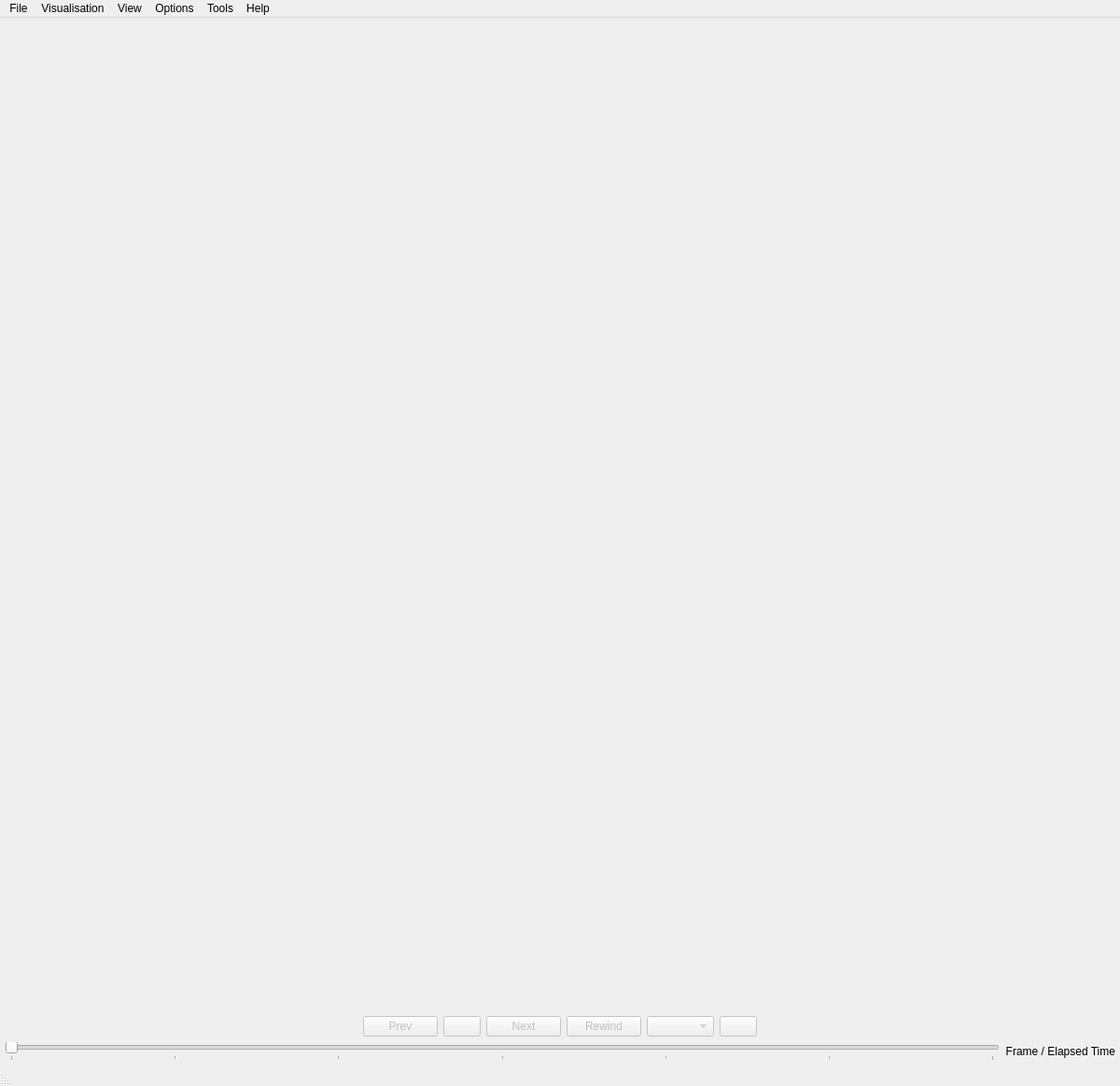
<?xml version="1.0" encoding="UTF-8"?>
<ui version="4.0">
 <class>mainwindow</class>
 <widget class="QMainWindow" name="mainwindow">
  <property name="geometry">
   <rect>
    <x>0</x>
    <y>0</y>
    <width>1200</width>
    <height>1164</height>
   </rect>
  </property>
  <property name="sizePolicy">
   <sizepolicy hsizetype="Maximum" vsizetype="Maximum">
    <horstretch>0</horstretch>
    <verstretch>0</verstretch>
   </sizepolicy>
  </property>
  <property name="acceptDrops">
   <bool>true</bool>
  </property>
  <property name="windowTitle">
   <string>JPSvis</string>
  </property>
  <property name="windowIcon">
   <iconset resource="icons.qrc">
    <normaloff>:/new/iconsS/icons/JPSvis.png</normaloff>:/new/iconsS/icons/JPSvis.png</iconset>
  </property>
  <property name="toolTip">
   <string>Visualise Pedestrian Motions</string>
  </property>
  <property name="whatsThis">
   <string>a Software....</string>
  </property>
  <widget class="QWidget" name="centralwidget">
   <property name="sizePolicy">
    <sizepolicy hsizetype="Maximum" vsizetype="Maximum">
     <horstretch>0</horstretch>
     <verstretch>0</verstretch>
    </sizepolicy>
   </property>
   <property name="minimumSize">
    <size>
     <width>1024</width>
     <height>768</height>
    </size>
   </property>
   <property name="sizeIncrement">
    <size>
     <width>3</width>
     <height>3</height>
    </size>
   </property>
   <layout class="QVBoxLayout" name="verticalLayout_2">
    <property name="leftMargin">
     <number>0</number>
    </property>
    <property name="topMargin">
     <number>0</number>
    </property>
    <property name="rightMargin">
     <number>0</number>
    </property>
    <property name="bottomMargin">
     <number>0</number>
    </property>
    <item>
     <widget class="QVTKOpenGLNativeWidget" name="render_widget" native="true">
      <property name="sizePolicy">
       <sizepolicy hsizetype="Preferred" vsizetype="Preferred">
        <horstretch>10</horstretch>
        <verstretch>10</verstretch>
       </sizepolicy>
      </property>
      <property name="minimumSize">
       <size>
        <width>1024</width>
        <height>768</height>
       </size>
      </property>
     </widget>
    </item>
    <item>
     <layout class="QVBoxLayout" name="verticalLayout">
      <property name="leftMargin">
       <number>5</number>
      </property>
      <property name="topMargin">
       <number>5</number>
      </property>
      <property name="rightMargin">
       <number>5</number>
      </property>
      <property name="bottomMargin">
       <number>5</number>
      </property>
      <item>
       <layout class="QHBoxLayout" name="horizontalLayout_2">
        <item>
         <spacer name="horizontalSpacer_2">
          <property name="orientation">
           <enum>Qt::Horizontal</enum>
          </property>
          <property name="sizeHint" stdset="0">
           <size>
            <width>40</width>
            <height>20</height>
           </size>
          </property>
         </spacer>
        </item>
        <item>
         <widget class="QPushButton" name="BtPreviousFrame">
          <property name="enabled">
           <bool>false</bool>
          </property>
          <property name="text">
           <string>Prev</string>
          </property>
         </widget>
        </item>
        <item>
         <widget class="QPushButton" name="BtStart">
          <property name="enabled">
           <bool>false</bool>
          </property>
          <property name="toolTip">
           <string>Start Visualisation</string>
          </property>
          <property name="icon">
           <iconset resource="icons.qrc">
            <normaloff>:/new/iconsS/icons/Play1Hot.png</normaloff>
            <normalon>:/new/iconsS/icons/PauseHot.png</normalon>:/new/iconsS/icons/Play1Hot.png</iconset>
          </property>
          <property name="iconSize">
           <size>
            <width>20</width>
            <height>20</height>
           </size>
          </property>
          <property name="checkable">
           <bool>true</bool>
          </property>
          <property name="flat">
           <bool>false</bool>
          </property>
         </widget>
        </item>
        <item>
         <widget class="QPushButton" name="BtNextFrame">
          <property name="enabled">
           <bool>false</bool>
          </property>
          <property name="text">
           <string>Next</string>
          </property>
         </widget>
        </item>
        <item>
         <widget class="QPushButton" name="rewind">
          <property name="enabled">
           <bool>false</bool>
          </property>
          <property name="text">
           <string>Rewind</string>
          </property>
         </widget>
        </item>
        <item>
         <widget class="QComboBox" name="replaySpeed">
          <property name="enabled">
           <bool>false</bool>
          </property>
          <property name="currentText">
           <string/>
          </property>
         </widget>
        </item>
        <item>
         <widget class="QPushButton" name="BtRecord">
          <property name="enabled">
           <bool>false</bool>
          </property>
          <property name="toolTip">
           <string>Start Recording</string>
          </property>
          <property name="text">
           <string/>
          </property>
          <property name="icon">
           <iconset resource="icons.qrc">
            <normaloff>:/new/iconsS/icons/RecordPressed.png</normaloff>:/new/iconsS/icons/RecordPressed.png</iconset>
          </property>
          <property name="iconSize">
           <size>
            <width>20</width>
            <height>20</height>
           </size>
          </property>
         </widget>
        </item>
        <item>
         <spacer name="horizontalSpacer">
          <property name="orientation">
           <enum>Qt::Horizontal</enum>
          </property>
          <property name="sizeHint" stdset="0">
           <size>
            <width>40</width>
            <height>20</height>
           </size>
          </property>
         </spacer>
        </item>
       </layout>
      </item>
      <item>
       <layout class="QHBoxLayout" name="horizontalLayout">
        <item>
         <widget class="QSlider" name="framesIndicatorSlider">
          <property name="enabled">
           <bool>true</bool>
          </property>
          <property name="mouseTracking">
           <bool>true</bool>
          </property>
          <property name="maximum">
           <number>60</number>
          </property>
          <property name="pageStep">
           <number>1</number>
          </property>
          <property name="tracking">
           <bool>true</bool>
          </property>
          <property name="orientation">
           <enum>Qt::Horizontal</enum>
          </property>
          <property name="tickPosition">
           <enum>QSlider::TicksBelow</enum>
          </property>
          <property name="tickInterval">
           <number>10</number>
          </property>
         </widget>
        </item>
        <item>
         <widget class="QLabel" name="time">
          <property name="sizePolicy">
           <sizepolicy hsizetype="Fixed" vsizetype="Preferred">
            <horstretch>0</horstretch>
            <verstretch>0</verstretch>
           </sizepolicy>
          </property>
          <property name="text">
           <string>Frame / Elapsed Time</string>
          </property>
          <property name="alignment">
           <set>Qt::AlignRight|Qt::AlignTrailing|Qt::AlignVCenter</set>
          </property>
         </widget>
        </item>
       </layout>
      </item>
     </layout>
    </item>
   </layout>
  </widget>
  <widget class="QMenuBar" name="menubar">
   <property name="geometry">
    <rect>
     <x>0</x>
     <y>0</y>
     <width>1200</width>
     <height>22</height>
    </rect>
   </property>
   <widget class="QMenu" name="menuFile">
    <property name="title">
     <string>File</string>
    </property>
    <addaction name="actionOpenFile"/>
    <addaction name="separator"/>
    <addaction name="actionLoad_Geometry"/>
    <addaction name="actionClear_Geometry"/>
    <addaction name="actionClear_Trajectories_Files"/>
    <addaction name="separator"/>
    <addaction name="actionOpen"/>
    <addaction name="separator"/>
    <addaction name="actionExit"/>
   </widget>
   <widget class="QMenu" name="menuApplication">
    <property name="title">
     <string>Visualisation</string>
    </property>
    <addaction name="separator"/>
    <addaction name="actionReset"/>
    <addaction name="actionStart"/>
    <addaction name="actionRecord"/>
    <addaction name="actionStop"/>
    <addaction name="actionPause_Resume"/>
    <addaction name="actionFullscreen"/>
    <addaction name="separator"/>
    <addaction name="actionFrames_Navigation"/>
   </widget>
   <widget class="QMenu" name="menuHelp">
    <property name="title">
     <string>Help</string>
    </property>
    <addaction name="actionTutorial"/>
    <addaction name="separator"/>
    <addaction name="actionAbout"/>
    <addaction name="separator"/>
   </widget>
   <widget class="QMenu" name="menuOptions">
    <property name="title">
     <string>Options</string>
    </property>
    <addaction name="actionBackground_Color"/>
    <addaction name="actionFloor_Color"/>
    <addaction name="actionWalls_Color"/>
    <addaction name="actionObstacles_Color"/>
    <addaction name="actionNavigation_Lines_Color"/>
    <addaction name="separator"/>
    <addaction name="actionPedestrian_Shape"/>
    <addaction name="actionRemember_Settings"/>
   </widget>
   <widget class="QMenu" name="menuView">
    <property name="title">
     <string>View</string>
    </property>
    <widget class="QMenu" name="menuCamera_View">
     <property name="title">
      <string>Camera View</string>
     </property>
     <addaction name="actionCameraViewTop"/>
     <addaction name="separator"/>
     <addaction name="actionTop_Rotate"/>
     <addaction name="actionSide_Rotate"/>
     <addaction name="separator"/>
     <addaction name="actionCameraViewAgent"/>
    </widget>
    <addaction name="action2_D"/>
    <addaction name="action3_D"/>
    <addaction name="menuCamera_View"/>
    <addaction name="separator"/>
    <addaction name="actionShow_Agents"/>
    <addaction name="actionShow_Captions"/>
    <addaction name="actionShow_Trajectories"/>
    <addaction name="actionShow_Directions"/>
    <addaction name="separator"/>
    <addaction name="actionShow_Geometry"/>
    <addaction name="actionShow_Floor"/>
    <addaction name="actionShow_Exits"/>
    <addaction name="actionShow_Walls"/>
    <addaction name="actionShow_Legend"/>
    <addaction name="actionShow_Axis"/>
    <addaction name="actionShow_Wall_Caption"/>
    <addaction name="actionShow_Room_Caption"/>
    <addaction name="actionShow_Door_Caption"/>
    <addaction name="actionShow_Obstacles"/>
    <addaction name="actionShow_Navigation_Lines"/>
    <addaction name="actionShow_Gradient_Field"/>
    <addaction name="actionShow_Geometry_Captions"/>
    <addaction name="actionFirst_Group"/>
    <addaction name="separator"/>
    <addaction name="actionShow_Onscreen_Infos"/>
    <addaction name="separator"/>
    <addaction name="actionShowGeometry_Structure"/>
   </widget>
   <widget class="QMenu" name="menuTools">
    <property name="title">
     <string>Tools</string>
    </property>
    <addaction name="actionSnapshot"/>
    <addaction name="separator"/>
    <addaction name="actionRecord_PNG_sequences"/>
    <addaction name="actionRender_PNG_to_AVI"/>
   </widget>
   <addaction name="menuFile"/>
   <addaction name="menuApplication"/>
   <addaction name="menuView"/>
   <addaction name="menuOptions"/>
   <addaction name="menuTools"/>
   <addaction name="menuHelp"/>
  </widget>
  <widget class="QStatusBar" name="statusbar">
   <property name="mouseTracking">
    <bool>true</bool>
   </property>
   <property name="layoutDirection">
    <enum>Qt::RightToLeft</enum>
   </property>
  </widget>
  <action name="actionExit">
   <property name="text">
    <string>Exit</string>
   </property>
   <property name="toolTip">
    <string>Quit the application</string>
   </property>
   <property name="shortcut">
    <string>Ctrl+Q</string>
   </property>
  </action>
  <action name="actionReset">
   <property name="enabled">
    <bool>false</bool>
   </property>
   <property name="text">
    <string>Reset</string>
   </property>
   <property name="shortcut">
    <string>Ctrl+R</string>
   </property>
  </action>
  <action name="actionStart">
   <property name="enabled">
    <bool>false</bool>
   </property>
   <property name="text">
    <string>Start</string>
   </property>
   <property name="shortcut">
    <string>Ctrl+P</string>
   </property>
  </action>
  <action name="actionStop">
   <property name="enabled">
    <bool>false</bool>
   </property>
   <property name="text">
    <string>Stop</string>
   </property>
  </action>
  <action name="actionPause_Resume">
   <property name="enabled">
    <bool>false</bool>
   </property>
   <property name="text">
    <string>Pause/Resume</string>
   </property>
   <property name="shortcut">
    <string>Space</string>
   </property>
  </action>
  <action name="actionAbout">
   <property name="text">
    <string>About JPSvis</string>
   </property>
   <property name="shortcut">
    <string>F1</string>
   </property>
  </action>
  <action name="actionTutorial">
   <property name="enabled">
    <bool>false</bool>
   </property>
   <property name="text">
    <string>Tutorial</string>
   </property>
   <property name="visible">
    <bool>false</bool>
   </property>
  </action>
  <action name="actionFullscreen">
   <property name="enabled">
    <bool>false</bool>
   </property>
   <property name="text">
    <string>Fullscreen</string>
   </property>
   <property name="shortcut">
    <string>F</string>
   </property>
   <property name="visible">
    <bool>false</bool>
   </property>
  </action>
  <action name="actionRecord">
   <property name="enabled">
    <bool>false</bool>
   </property>
   <property name="text">
    <string>Record</string>
   </property>
   <property name="shortcut">
    <string>Ctrl+L</string>
   </property>
  </action>
  <action name="actionOpen">
   <property name="enabled">
    <bool>false</bool>
   </property>
   <property name="text">
    <string>Load Project</string>
   </property>
   <property name="visible">
    <bool>false</bool>
   </property>
  </action>
  <action name="action2_D">
   <property name="checkable">
    <bool>true</bool>
   </property>
   <property name="enabled">
    <bool>true</bool>
   </property>
   <property name="text">
    <string>2-D</string>
   </property>
   <property name="shortcut">
    <string>Ctrl+2</string>
   </property>
  </action>
  <action name="actionReset_All">
   <property name="enabled">
    <bool>false</bool>
   </property>
   <property name="text">
    <string>Reset All</string>
   </property>
   <property name="shortcut">
    <string>Alt+A</string>
   </property>
  </action>
  <action name="actionClear_Trajectories_Files">
   <property name="enabled">
    <bool>false</bool>
   </property>
   <property name="text">
    <string>Clear Trajectories Files</string>
   </property>
   <property name="shortcut">
    <string>Ctrl+C</string>
   </property>
   <property name="visible">
    <bool>false</bool>
   </property>
  </action>
  <action name="actionLoad_Geometry">
   <property name="text">
    <string>Load Geometry</string>
   </property>
   <property name="visible">
    <bool>false</bool>
   </property>
  </action>
  <action name="actionOpenFile">
   <property name="enabled">
    <bool>true</bool>
   </property>
   <property name="text">
    <string>Open File</string>
   </property>
   <property name="shortcut">
    <string>Ctrl+O</string>
   </property>
  </action>
  <action name="actionClear_Geometry">
   <property name="enabled">
    <bool>false</bool>
   </property>
   <property name="text">
    <string>Clear Geometry</string>
   </property>
   <property name="visible">
    <bool>false</bool>
   </property>
  </action>
  <action name="actionFirst_Group">
   <property name="checkable">
    <bool>true</bool>
   </property>
   <property name="checked">
    <bool>true</bool>
   </property>
   <property name="enabled">
    <bool>false</bool>
   </property>
   <property name="text">
    <string>First Group</string>
   </property>
   <property name="visible">
    <bool>false</bool>
   </property>
  </action>
  <action name="actionSecond_Group">
   <property name="checkable">
    <bool>true</bool>
   </property>
   <property name="enabled">
    <bool>false</bool>
   </property>
   <property name="text">
    <string>Second Group</string>
   </property>
   <property name="visible">
    <bool>true</bool>
   </property>
  </action>
  <action name="actionThird_Group">
   <property name="checkable">
    <bool>true</bool>
   </property>
   <property name="enabled">
    <bool>false</bool>
   </property>
   <property name="text">
    <string>Third Group</string>
   </property>
   <property name="visible">
    <bool>true</bool>
   </property>
  </action>
  <action name="actionShow_Legend">
   <property name="checkable">
    <bool>true</bool>
   </property>
   <property name="enabled">
    <bool>false</bool>
   </property>
   <property name="text">
    <string>Show Legend</string>
   </property>
   <property name="statusTip">
    <string>Add a legend to the plot</string>
   </property>
   <property name="shortcut">
    <string>S, L</string>
   </property>
   <property name="visible">
    <bool>false</bool>
   </property>
  </action>
  <action name="action3_D">
   <property name="checkable">
    <bool>true</bool>
   </property>
   <property name="checked">
    <bool>true</bool>
   </property>
   <property name="enabled">
    <bool>true</bool>
   </property>
   <property name="text">
    <string>3-D</string>
   </property>
   <property name="shortcut">
    <string>Ctrl+3</string>
   </property>
  </action>
  <action name="actionShow_Agents">
   <property name="checkable">
    <bool>true</bool>
   </property>
   <property name="checked">
    <bool>true</bool>
   </property>
   <property name="enabled">
    <bool>true</bool>
   </property>
   <property name="text">
    <string>Show Agents</string>
   </property>
  </action>
  <action name="actionShow_Trajectories">
   <property name="checkable">
    <bool>true</bool>
   </property>
   <property name="enabled">
    <bool>true</bool>
   </property>
   <property name="text">
    <string>Show Trajectories</string>
   </property>
   <property name="shortcut">
    <string>S, T</string>
   </property>
  </action>
  <action name="actionShow_Geometry">
   <property name="checkable">
    <bool>true</bool>
   </property>
   <property name="checked">
    <bool>true</bool>
   </property>
   <property name="enabled">
    <bool>true</bool>
   </property>
   <property name="text">
    <string>Show Geometry</string>
   </property>
   <property name="shortcut">
    <string>S, G</string>
   </property>
  </action>
  <action name="actionDEBUG_MODE">
   <property name="enabled">
    <bool>false</bool>
   </property>
   <property name="text">
    <string>DEBUG MODE</string>
   </property>
  </action>
  <action name="actionShow_Captions">
   <property name="checkable">
    <bool>true</bool>
   </property>
   <property name="checked">
    <bool>false</bool>
   </property>
   <property name="text">
    <string>Show Agents Captions</string>
   </property>
   <property name="shortcut">
    <string>S, C</string>
   </property>
  </action>
  <action name="actionBackground_Color">
   <property name="text">
    <string>Background Color</string>
   </property>
   <property name="shortcut">
    <string>Ctrl+K</string>
   </property>
  </action>
  <action name="actionFrames_Navigation">
   <property name="checkable">
    <bool>true</bool>
   </property>
   <property name="text">
    <string>Frames Navigation</string>
   </property>
   <property name="shortcut">
    <string>Ctrl+U</string>
   </property>
  </action>
  <action name="actionShow_Axis">
   <property name="checkable">
    <bool>true</bool>
   </property>
   <property name="enabled">
    <bool>false</bool>
   </property>
   <property name="text">
    <string>Show Axis</string>
   </property>
   <property name="shortcut">
    <string>S, A</string>
   </property>
   <property name="visible">
    <bool>false</bool>
   </property>
  </action>
  <action name="actionCameraViewTop">
   <property name="checkable">
    <bool>false</bool>
   </property>
   <property name="checked">
    <bool>false</bool>
   </property>
   <property name="text">
    <string>Top Reset</string>
   </property>
  </action>
  <action name="actionPedestrian_Shape">
   <property name="text">
    <string>Settings</string>
   </property>
   <property name="shortcut">
    <string>Ctrl+,</string>
   </property>
   <property name="visible">
    <bool>false</bool>
   </property>
  </action>
  <action name="actionSnapshot">
   <property name="text">
    <string>Snapshot</string>
   </property>
   <property name="shortcut">
    <string>F5</string>
   </property>
  </action>
  <action name="actionRecord_PNG_sequences">
   <property name="enabled">
    <bool>true</bool>
   </property>
   <property name="text">
    <string>Record PNG sequences</string>
   </property>
   <property name="shortcut">
    <string>F6</string>
   </property>
  </action>
  <action name="actionRender_PNG_to_AVI">
   <property name="enabled">
    <bool>false</bool>
   </property>
   <property name="text">
    <string>Render PNG to AVI</string>
   </property>
   <property name="visible">
    <bool>false</bool>
   </property>
  </action>
  <action name="actionCameraViewAgent">
   <property name="enabled">
    <bool>false</bool>
   </property>
   <property name="text">
    <string>Agent View</string>
   </property>
   <property name="toolTip">
    <string>to see the scene through the eyes of an agent. You will hve to select the ID of the agent next.</string>
   </property>
  </action>
  <action name="actionCaptionAuto">
   <property name="checkable">
    <bool>false</bool>
   </property>
   <property name="checked">
    <bool>false</bool>
   </property>
   <property name="text">
    <string>Auto</string>
   </property>
   <property name="visible">
    <bool>false</bool>
   </property>
  </action>
  <action name="actionCaptionCustom">
   <property name="text">
    <string>Choose...</string>
   </property>
   <property name="visible">
    <bool>false</bool>
   </property>
  </action>
  <action name="actionWalls_Color">
   <property name="text">
    <string>Walls Color</string>
   </property>
   <property name="shortcut">
    <string>Ctrl+W</string>
   </property>
  </action>
  <action name="actionExtColor">
   <property name="text">
    <string>Exits Color</string>
   </property>
   <property name="shortcut">
    <string>Ctrl+E</string>
   </property>
  </action>
  <action name="actionShow_Onscreen_Infos">
   <property name="checkable">
    <bool>true</bool>
   </property>
   <property name="checked">
    <bool>true</bool>
   </property>
   <property name="text">
    <string>Show Onscreen Infos</string>
   </property>
  </action>
  <action name="actionShow_Exits">
   <property name="checkable">
    <bool>true</bool>
   </property>
   <property name="checked">
    <bool>true</bool>
   </property>
   <property name="text">
    <string>Show Exits</string>
   </property>
  </action>
  <action name="actionShow_Walls">
   <property name="checkable">
    <bool>true</bool>
   </property>
   <property name="checked">
    <bool>true</bool>
   </property>
   <property name="text">
    <string>Show Walls</string>
   </property>
  </action>
  <action name="actionShow_Wall_Caption">
   <property name="enabled">
    <bool>false</bool>
   </property>
   <property name="text">
    <string>Show Wall Caption</string>
   </property>
   <property name="visible">
    <bool>false</bool>
   </property>
  </action>
  <action name="actionShow_Room_Caption">
   <property name="text">
    <string>Show Room Caption</string>
   </property>
   <property name="visible">
    <bool>false</bool>
   </property>
  </action>
  <action name="actionShow_Door_Caption">
   <property name="text">
    <string>Show Door Caption</string>
   </property>
   <property name="visible">
    <bool>false</bool>
   </property>
  </action>
  <action name="actionShow_Geometry_Captions">
   <property name="checkable">
    <bool>true</bool>
   </property>
   <property name="checked">
    <bool>true</bool>
   </property>
   <property name="text">
    <string>Show Geometry Captions</string>
   </property>
  </action>
  <action name="actionShow_Navigation_Lines">
   <property name="checkable">
    <bool>true</bool>
   </property>
   <property name="checked">
    <bool>true</bool>
   </property>
   <property name="text">
    <string>Show Navigation Lines</string>
   </property>
  </action>
  <action name="actionNavigation_Lines_Color">
   <property name="text">
    <string>Navigation Lines Color</string>
   </property>
  </action>
  <action name="actionFloor_Color">
   <property name="text">
    <string>Floor Color</string>
   </property>
  </action>
  <action name="actionShow_Floor">
   <property name="checkable">
    <bool>true</bool>
   </property>
   <property name="checked">
    <bool>true</bool>
   </property>
   <property name="text">
    <string>Show Floor</string>
   </property>
  </action>
  <action name="actionRemember_Settings">
   <property name="checkable">
    <bool>true</bool>
   </property>
   <property name="checked">
    <bool>true</bool>
   </property>
   <property name="text">
    <string>Remember Settings</string>
   </property>
  </action>
  <action name="actionShowGeometry_Structure">
   <property name="checkable">
    <bool>true</bool>
   </property>
   <property name="text">
    <string>Show Geometry Structure</string>
   </property>
   <property name="toolTip">
    <string>Display the structure of the geometry </string>
   </property>
   <property name="shortcut">
    <string>Ctrl+G</string>
   </property>
  </action>
  <action name="actionShow_Obstacles">
   <property name="checkable">
    <bool>true</bool>
   </property>
   <property name="checked">
    <bool>true</bool>
   </property>
   <property name="text">
    <string>Show Obstacles</string>
   </property>
  </action>
  <action name="actionObstacles_Color">
   <property name="text">
    <string>Obstacles Color</string>
   </property>
  </action>
  <action name="actionShow_Gradient_Field">
   <property name="checkable">
    <bool>true</bool>
   </property>
   <property name="checked">
    <bool>true</bool>
   </property>
   <property name="text">
    <string>Show Gradient Field</string>
   </property>
  </action>
  <action name="actionShow_Directions">
   <property name="checkable">
    <bool>true</bool>
   </property>
   <property name="text">
    <string>Show Directions</string>
   </property>
  </action>
  <action name="actionTop_Rotate">
   <property name="text">
    <string>Top Rotate</string>
   </property>
  </action>
  <action name="actionSide_Rotate">
   <property name="text">
    <string>Side Rotate</string>
   </property>
  </action>
 </widget>
 <customwidgets>
  <customwidget>
   <class>QVTKOpenGLNativeWidget</class>
   <extends>QWidget</extends>
   <header>QVTKOpenGLNativeWidget.h</header>
   <container>1</container>
  </customwidget>
 </customwidgets>
 <resources>
  <include location="icons.qrc"/>
 </resources>
 <connections>
  <connection>
   <sender>actionAbout</sender>
   <signal>triggered()</signal>
   <receiver>mainwindow</receiver>
   <slot>slotHelpAbout()</slot>
   <hints>
    <hint type="sourcelabel">
     <x>-1</x>
     <y>-1</y>
    </hint>
    <hint type="destinationlabel">
     <x>246</x>
     <y>189</y>
    </hint>
   </hints>
  </connection>
  <connection>
   <sender>actionExit</sender>
   <signal>triggered()</signal>
   <receiver>mainwindow</receiver>
   <slot>slotExit()</slot>
   <hints>
    <hint type="sourcelabel">
     <x>-1</x>
     <y>-1</y>
    </hint>
    <hint type="destinationlabel">
     <x>246</x>
     <y>189</y>
    </hint>
   </hints>
  </connection>
  <connection>
   <sender>actionOpenFile</sender>
   <signal>triggered()</signal>
   <receiver>mainwindow</receiver>
   <slot>slotOpenFile()</slot>
   <hints>
    <hint type="sourcelabel">
     <x>-1</x>
     <y>-1</y>
    </hint>
    <hint type="destinationlabel">
     <x>318</x>
     <y>264</y>
    </hint>
   </hints>
  </connection>
  <connection>
   <sender>actionFirst_Group</sender>
   <signal>toggled(bool)</signal>
   <receiver>mainwindow</receiver>
   <slot>slotToggleFirstPedestrianGroup()</slot>
   <hints>
    <hint type="sourcelabel">
     <x>-1</x>
     <y>-1</y>
    </hint>
    <hint type="destinationlabel">
     <x>318</x>
     <y>264</y>
    </hint>
   </hints>
  </connection>
  <connection>
   <sender>actionClear_Trajectories_Files</sender>
   <signal>triggered()</signal>
   <receiver>mainwindow</receiver>
   <slot>slotClearAllDataset()</slot>
   <hints>
    <hint type="sourcelabel">
     <x>-1</x>
     <y>-1</y>
    </hint>
    <hint type="destinationlabel">
     <x>318</x>
     <y>264</y>
    </hint>
   </hints>
  </connection>
  <connection>
   <sender>actionShow_Trajectories</sender>
   <signal>triggered()</signal>
   <receiver>mainwindow</receiver>
   <slot>slotShowTrajectoryOnly()</slot>
   <hints>
    <hint type="sourcelabel">
     <x>-1</x>
     <y>-1</y>
    </hint>
    <hint type="destinationlabel">
     <x>318</x>
     <y>264</y>
    </hint>
   </hints>
  </connection>
  <connection>
   <sender>actionShow_Agents</sender>
   <signal>triggered()</signal>
   <receiver>mainwindow</receiver>
   <slot>slotShowPedestrianOnly()</slot>
   <hints>
    <hint type="sourcelabel">
     <x>-1</x>
     <y>-1</y>
    </hint>
    <hint type="destinationlabel">
     <x>318</x>
     <y>264</y>
    </hint>
   </hints>
  </connection>
  <connection>
   <sender>actionShow_Geometry</sender>
   <signal>changed()</signal>
   <receiver>mainwindow</receiver>
   <slot>slotShowGeometry()</slot>
   <hints>
    <hint type="sourcelabel">
     <x>-1</x>
     <y>-1</y>
    </hint>
    <hint type="destinationlabel">
     <x>318</x>
     <y>264</y>
    </hint>
   </hints>
  </connection>
  <connection>
   <sender>action2_D</sender>
   <signal>changed()</signal>
   <receiver>mainwindow</receiver>
   <slot>slotToogle2D()</slot>
   <hints>
    <hint type="sourcelabel">
     <x>-1</x>
     <y>-1</y>
    </hint>
    <hint type="destinationlabel">
     <x>318</x>
     <y>264</y>
    </hint>
   </hints>
  </connection>
  <connection>
   <sender>action3_D</sender>
   <signal>changed()</signal>
   <receiver>mainwindow</receiver>
   <slot>slotToogle3D()</slot>
   <hints>
    <hint type="sourcelabel">
     <x>-1</x>
     <y>-1</y>
    </hint>
    <hint type="destinationlabel">
     <x>318</x>
     <y>264</y>
    </hint>
   </hints>
  </connection>
  <connection>
   <sender>actionShow_Legend</sender>
   <signal>changed()</signal>
   <receiver>mainwindow</receiver>
   <slot>slotToogleShowLegend()</slot>
   <hints>
    <hint type="sourcelabel">
     <x>-1</x>
     <y>-1</y>
    </hint>
    <hint type="destinationlabel">
     <x>318</x>
     <y>264</y>
    </hint>
   </hints>
  </connection>
  <connection>
   <sender>actionFrames_Navigation</sender>
   <signal>changed()</signal>
   <receiver>mainwindow</receiver>
   <slot>slotFramesByFramesNavigation()</slot>
   <hints>
    <hint type="sourcelabel">
     <x>-1</x>
     <y>-1</y>
    </hint>
    <hint type="destinationlabel">
     <x>224</x>
     <y>199</y>
    </hint>
   </hints>
  </connection>
  <connection>
   <sender>actionShow_Captions</sender>
   <signal>changed()</signal>
   <receiver>mainwindow</receiver>
   <slot>slotShowPedestrianCaption()</slot>
   <hints>
    <hint type="sourcelabel">
     <x>-1</x>
     <y>-1</y>
    </hint>
    <hint type="destinationlabel">
     <x>224</x>
     <y>199</y>
    </hint>
   </hints>
  </connection>
  <connection>
   <sender>actionShow_Axis</sender>
   <signal>changed()</signal>
   <receiver>mainwindow</receiver>
   <slot>slotToogleShowAxis()</slot>
   <hints>
    <hint type="sourcelabel">
     <x>-1</x>
     <y>-1</y>
    </hint>
    <hint type="destinationlabel">
     <x>224</x>
     <y>199</y>
    </hint>
   </hints>
  </connection>
  <connection>
   <sender>actionCameraViewTop</sender>
   <signal>triggered(bool)</signal>
   <receiver>mainwindow</receiver>
   <slot>slotSetCameraPerspectiveToTop()</slot>
   <hints>
    <hint type="sourcelabel">
     <x>-1</x>
     <y>-1</y>
    </hint>
    <hint type="destinationlabel">
     <x>224</x>
     <y>199</y>
    </hint>
   </hints>
  </connection>
  <connection>
   <sender>actionBackground_Color</sender>
   <signal>triggered()</signal>
   <receiver>mainwindow</receiver>
   <slot>slotChangeBackgroundColor()</slot>
   <hints>
    <hint type="sourcelabel">
     <x>-1</x>
     <y>-1</y>
    </hint>
    <hint type="destinationlabel">
     <x>224</x>
     <y>199</y>
    </hint>
   </hints>
  </connection>
  <connection>
   <sender>actionPedestrian_Shape</sender>
   <signal>triggered()</signal>
   <receiver>mainwindow</receiver>
   <slot>slotChangePedestrianShape()</slot>
   <hints>
    <hint type="sourcelabel">
     <x>-1</x>
     <y>-1</y>
    </hint>
    <hint type="destinationlabel">
     <x>224</x>
     <y>199</y>
    </hint>
   </hints>
  </connection>
  <connection>
   <sender>actionClear_Geometry</sender>
   <signal>triggered()</signal>
   <receiver>mainwindow</receiver>
   <slot>slotClearGeometry()</slot>
   <hints>
    <hint type="sourcelabel">
     <x>-1</x>
     <y>-1</y>
    </hint>
    <hint type="destinationlabel">
     <x>224</x>
     <y>199</y>
    </hint>
   </hints>
  </connection>
  <connection>
   <sender>actionSnapshot</sender>
   <signal>triggered()</signal>
   <receiver>mainwindow</receiver>
   <slot>slotTakeScreenShot()</slot>
   <hints>
    <hint type="sourcelabel">
     <x>-1</x>
     <y>-1</y>
    </hint>
    <hint type="destinationlabel">
     <x>224</x>
     <y>199</y>
    </hint>
   </hints>
  </connection>
  <connection>
   <sender>actionRecord_PNG_sequences</sender>
   <signal>triggered()</signal>
   <receiver>mainwindow</receiver>
   <slot>slotRecordPNGsequence()</slot>
   <hints>
    <hint type="sourcelabel">
     <x>-1</x>
     <y>-1</y>
    </hint>
    <hint type="destinationlabel">
     <x>224</x>
     <y>199</y>
    </hint>
   </hints>
  </connection>
  <connection>
   <sender>actionRender_PNG_to_AVI</sender>
   <signal>triggered()</signal>
   <receiver>mainwindow</receiver>
   <slot>slotRenderPNG2AVI()</slot>
   <hints>
    <hint type="sourcelabel">
     <x>-1</x>
     <y>-1</y>
    </hint>
    <hint type="destinationlabel">
     <x>224</x>
     <y>199</y>
    </hint>
   </hints>
  </connection>
  <connection>
   <sender>actionCameraViewAgent</sender>
   <signal>triggered()</signal>
   <receiver>mainwindow</receiver>
   <slot>slotSetCameraPerspectiveToVirtualAgent()</slot>
   <hints>
    <hint type="sourcelabel">
     <x>-1</x>
     <y>-1</y>
    </hint>
    <hint type="destinationlabel">
     <x>224</x>
     <y>199</y>
    </hint>
   </hints>
  </connection>
  <connection>
   <sender>actionCaptionAuto</sender>
   <signal>triggered()</signal>
   <receiver>mainwindow</receiver>
   <slot>slotCaptionColorAuto()</slot>
   <hints>
    <hint type="sourcelabel">
     <x>-1</x>
     <y>-1</y>
    </hint>
    <hint type="destinationlabel">
     <x>224</x>
     <y>199</y>
    </hint>
   </hints>
  </connection>
  <connection>
   <sender>actionCaptionCustom</sender>
   <signal>triggered()</signal>
   <receiver>mainwindow</receiver>
   <slot>slotCaptionColorCustom()</slot>
   <hints>
    <hint type="sourcelabel">
     <x>-1</x>
     <y>-1</y>
    </hint>
    <hint type="destinationlabel">
     <x>224</x>
     <y>199</y>
    </hint>
   </hints>
  </connection>
  <connection>
   <sender>actionWalls_Color</sender>
   <signal>triggered()</signal>
   <receiver>mainwindow</receiver>
   <slot>slotChangeWallsColor()</slot>
   <hints>
    <hint type="sourcelabel">
     <x>-1</x>
     <y>-1</y>
    </hint>
    <hint type="destinationlabel">
     <x>224</x>
     <y>199</y>
    </hint>
   </hints>
  </connection>
  <connection>
   <sender>actionExtColor</sender>
   <signal>triggered()</signal>
   <receiver>mainwindow</receiver>
   <slot>slotChangeExitsColor()</slot>
   <hints>
    <hint type="sourcelabel">
     <x>-1</x>
     <y>-1</y>
    </hint>
    <hint type="destinationlabel">
     <x>224</x>
     <y>199</y>
    </hint>
   </hints>
  </connection>
  <connection>
   <sender>actionShow_Onscreen_Infos</sender>
   <signal>triggered()</signal>
   <receiver>mainwindow</receiver>
   <slot>slotShowOnScreenInfos()</slot>
   <hints>
    <hint type="sourcelabel">
     <x>-1</x>
     <y>-1</y>
    </hint>
    <hint type="destinationlabel">
     <x>224</x>
     <y>199</y>
    </hint>
   </hints>
  </connection>
  <connection>
   <sender>actionShow_Exits</sender>
   <signal>triggered()</signal>
   <receiver>mainwindow</receiver>
   <slot>slotShowHideExits()</slot>
   <hints>
    <hint type="sourcelabel">
     <x>-1</x>
     <y>-1</y>
    </hint>
    <hint type="destinationlabel">
     <x>224</x>
     <y>199</y>
    </hint>
   </hints>
  </connection>
  <connection>
   <sender>actionShow_Walls</sender>
   <signal>triggered()</signal>
   <receiver>mainwindow</receiver>
   <slot>slotShowHideWalls()</slot>
   <hints>
    <hint type="sourcelabel">
     <x>-1</x>
     <y>-1</y>
    </hint>
    <hint type="destinationlabel">
     <x>224</x>
     <y>199</y>
    </hint>
   </hints>
  </connection>
  <connection>
   <sender>actionShow_Geometry_Captions</sender>
   <signal>triggered()</signal>
   <receiver>mainwindow</receiver>
   <slot>slotShowHideGeometryCaptions()</slot>
   <hints>
    <hint type="sourcelabel">
     <x>-1</x>
     <y>-1</y>
    </hint>
    <hint type="destinationlabel">
     <x>224</x>
     <y>199</y>
    </hint>
   </hints>
  </connection>
  <connection>
   <sender>actionNavigation_Lines_Color</sender>
   <signal>triggered()</signal>
   <receiver>mainwindow</receiver>
   <slot>slotChangeNavLinesColor()</slot>
   <hints>
    <hint type="sourcelabel">
     <x>-1</x>
     <y>-1</y>
    </hint>
    <hint type="destinationlabel">
     <x>224</x>
     <y>199</y>
    </hint>
   </hints>
  </connection>
  <connection>
   <sender>actionShow_Navigation_Lines</sender>
   <signal>changed()</signal>
   <receiver>mainwindow</receiver>
   <slot>slotShowHideNavLines()</slot>
   <hints>
    <hint type="sourcelabel">
     <x>-1</x>
     <y>-1</y>
    </hint>
    <hint type="destinationlabel">
     <x>224</x>
     <y>199</y>
    </hint>
   </hints>
  </connection>
  <connection>
   <sender>actionShow_Floor</sender>
   <signal>changed()</signal>
   <receiver>mainwindow</receiver>
   <slot>slotShowHideFloor()</slot>
   <hints>
    <hint type="sourcelabel">
     <x>-1</x>
     <y>-1</y>
    </hint>
    <hint type="destinationlabel">
     <x>224</x>
     <y>199</y>
    </hint>
   </hints>
  </connection>
  <connection>
   <sender>actionFloor_Color</sender>
   <signal>triggered()</signal>
   <receiver>mainwindow</receiver>
   <slot>slotChangeFloorColor()</slot>
   <hints>
    <hint type="sourcelabel">
     <x>-1</x>
     <y>-1</y>
    </hint>
    <hint type="destinationlabel">
     <x>224</x>
     <y>199</y>
    </hint>
   </hints>
  </connection>
  <connection>
   <sender>actionShowGeometry_Structure</sender>
   <signal>triggered()</signal>
   <receiver>mainwindow</receiver>
   <slot>slotShowGeometryStructure()</slot>
   <hints>
    <hint type="sourcelabel">
     <x>-1</x>
     <y>-1</y>
    </hint>
    <hint type="destinationlabel">
     <x>224</x>
     <y>199</y>
    </hint>
   </hints>
  </connection>
  <connection>
   <sender>actionShow_Obstacles</sender>
   <signal>triggered()</signal>
   <receiver>mainwindow</receiver>
   <slot>slotShowHideObstacles()</slot>
   <hints>
    <hint type="sourcelabel">
     <x>-1</x>
     <y>-1</y>
    </hint>
    <hint type="destinationlabel">
     <x>224</x>
     <y>199</y>
    </hint>
   </hints>
  </connection>
  <connection>
   <sender>actionObstacles_Color</sender>
   <signal>triggered()</signal>
   <receiver>mainwindow</receiver>
   <slot>slotChangeObstacleColor()</slot>
   <hints>
    <hint type="sourcelabel">
     <x>-1</x>
     <y>-1</y>
    </hint>
    <hint type="destinationlabel">
     <x>224</x>
     <y>199</y>
    </hint>
   </hints>
  </connection>
  <connection>
   <sender>actionShow_Gradient_Field</sender>
   <signal>triggered()</signal>
   <receiver>mainwindow</receiver>
   <slot>slotShowHideGradientField()</slot>
   <hints>
    <hint type="sourcelabel">
     <x>-1</x>
     <y>-1</y>
    </hint>
    <hint type="destinationlabel">
     <x>224</x>
     <y>199</y>
    </hint>
   </hints>
  </connection>
  <connection>
   <sender>BtNextFrame</sender>
   <signal>clicked()</signal>
   <receiver>mainwindow</receiver>
   <slot>slotNextFrame()</slot>
   <hints>
    <hint type="sourcelabel">
     <x>577</x>
     <y>1090</y>
    </hint>
    <hint type="destinationlabel">
     <x>224</x>
     <y>199</y>
    </hint>
   </hints>
  </connection>
  <connection>
   <sender>BtPreviousFrame</sender>
   <signal>clicked()</signal>
   <receiver>mainwindow</receiver>
   <slot>slotPreviousFrame()</slot>
   <hints>
    <hint type="sourcelabel">
     <x>436</x>
     <y>1090</y>
    </hint>
    <hint type="destinationlabel">
     <x>224</x>
     <y>199</y>
    </hint>
   </hints>
  </connection>
  <connection>
   <sender>BtRecord</sender>
   <signal>clicked()</signal>
   <receiver>mainwindow</receiver>
   <slot>slotRecord()</slot>
   <hints>
    <hint type="sourcelabel">
     <x>829</x>
     <y>1092</y>
    </hint>
    <hint type="destinationlabel">
     <x>318</x>
     <y>261</y>
    </hint>
   </hints>
  </connection>
  <connection>
   <sender>BtStart</sender>
   <signal>toggled(bool)</signal>
   <receiver>mainwindow</receiver>
   <slot>slotToggleReplay(bool)</slot>
   <hints>
    <hint type="sourcelabel">
     <x>500</x>
     <y>1092</y>
    </hint>
    <hint type="destinationlabel">
     <x>318</x>
     <y>261</y>
    </hint>
   </hints>
  </connection>
  <connection>
   <sender>framesIndicatorSlider</sender>
   <signal>sliderMoved(int)</signal>
   <receiver>mainwindow</receiver>
   <slot>slotUpdateFrameSlider(int)</slot>
   <hints>
    <hint type="sourcelabel">
     <x>309</x>
     <y>1130</y>
    </hint>
    <hint type="destinationlabel">
     <x>318</x>
     <y>264</y>
    </hint>
   </hints>
  </connection>
  <connection>
   <sender>framesIndicatorSlider</sender>
   <signal>sliderReleased()</signal>
   <receiver>mainwindow</receiver>
   <slot>slotFrameSliderReleased()</slot>
   <hints>
    <hint type="sourcelabel">
     <x>309</x>
     <y>1130</y>
    </hint>
    <hint type="destinationlabel">
     <x>318</x>
     <y>264</y>
    </hint>
   </hints>
  </connection>
  <connection>
   <sender>framesIndicatorSlider</sender>
   <signal>sliderPressed()</signal>
   <receiver>mainwindow</receiver>
   <slot>slotFrameSliderPressed()</slot>
   <hints>
    <hint type="sourcelabel">
     <x>309</x>
     <y>1130</y>
    </hint>
    <hint type="destinationlabel">
     <x>318</x>
     <y>264</y>
    </hint>
   </hints>
  </connection>
  <connection>
   <sender>rewind</sender>
   <signal>clicked()</signal>
   <receiver>mainwindow</receiver>
   <slot>slotRewindFramesToBegin()</slot>
   <hints>
    <hint type="sourcelabel">
     <x>632</x>
     <y>1078</y>
    </hint>
    <hint type="destinationlabel">
     <x>957</x>
     <y>1043</y>
    </hint>
   </hints>
  </connection>
 </connections>
 <slots>
  <slot>slotHelpAbout()</slot>
  <slot>slotExit()</slot>
  <slot>slotStartPlaying()</slot>
  <slot>slotToggleReplay(bool)</slot>
  <slot>slotRecord()</slot>
  <slot>slotReset()</slot>
  <slot>slotFullScreen(bool)</slot>
  <slot>slotOpenFile()</slot>
  <slot>slotToggleVisualisationMode()</slot>
  <slot>slotFrameNumber()</slot>
  <slot>slotRunningTime()</slot>
  <slot>slotLoadGeometry()</slot>
  <slot>slotToggleFirstPedestrianGroup()</slot>
  <slot>slotToggleSecondPedestrianGroup()</slot>
  <slot>slotToggleThirdPedestrianGroup()</slot>
  <slot>slotClearAllDataset()</slot>
  <slot>slotAddDataSet()</slot>
  <slot>slotShowTrajectoryOnly()</slot>
  <slot>slotShowPedestrianOnly()</slot>
  <slot>slotUpdateSpeedSlider(int)</slot>
  <slot>slotUpdateFrameSlider(int)</slot>
  <slot>slotShowGeometry()</slot>
  <slot>slotToogle2D()</slot>
  <slot>slotToogle3D()</slot>
  <slot>slotFrameSliderPressed()</slot>
  <slot>slotFrameSliderReleased()</slot>
  <slot>slotFrameSliderChanged()</slot>
  <slot>slotToogleShowLegend()</slot>
  <slot>slotFramesByFramesNavigation()</slot>
  <slot>slotNextFrame()</slot>
  <slot>slotPreviousFrame()</slot>
  <slot>slotShowPedestrianCaption()</slot>
  <slot>slotToogleShowAxis()</slot>
  <slot>slotSetCameraViewAngle(bool)</slot>
  <slot>slotPickBackgroundColor()</slot>
  <slot>slotChangePedestrianShape()</slot>
  <slot>slotUpdatePedestrianShape()</slot>
  <slot>slotSetCameraPerspectiveToTop()</slot>
  <slot>slotSetCameraPerspectiveToFront()</slot>
  <slot>slotSetCameraPerspectiveToSide()</slot>
  <slot>slotClearGeometry()</slot>
  <slot>slotTakeScreenShot()</slot>
  <slot>slotRecordPNGsequence()</slot>
  <slot>slotRenderPNG2AVI()</slot>
  <slot>slotSetCameraPerspectiveToVirtualAgent()</slot>
  <slot>slotCaptionColorAuto()</slot>
  <slot>slotChangeBackgroundColor()</slot>
  <slot>slotChangeExitsColor()</slot>
  <slot>slotChangeWallsColor()</slot>
  <slot>slotShowOnScreenInfos()</slot>
  <slot>slotShowHideExits()</slot>
  <slot>slotShowHideWalls()</slot>
  <slot>slotShowHideGeometryCaptions()</slot>
  <slot>slotShowHideNavLines()</slot>
  <slot>slotChangeNavLinesColor()</slot>
  <slot>slotShowHideFloor()</slot>
  <slot>slotChangeFloorColor()</slot>
  <slot>slotShowGeometryStructure()</slot>
  <slot>slotChangeObstacleColor()</slot>
  <slot>slotShowHideObstacles()</slot>
  <slot>slotShowHideGradientField()</slot>
  <slot>slotRewindFramesToBegin()</slot>
 </slots>
</ui>
